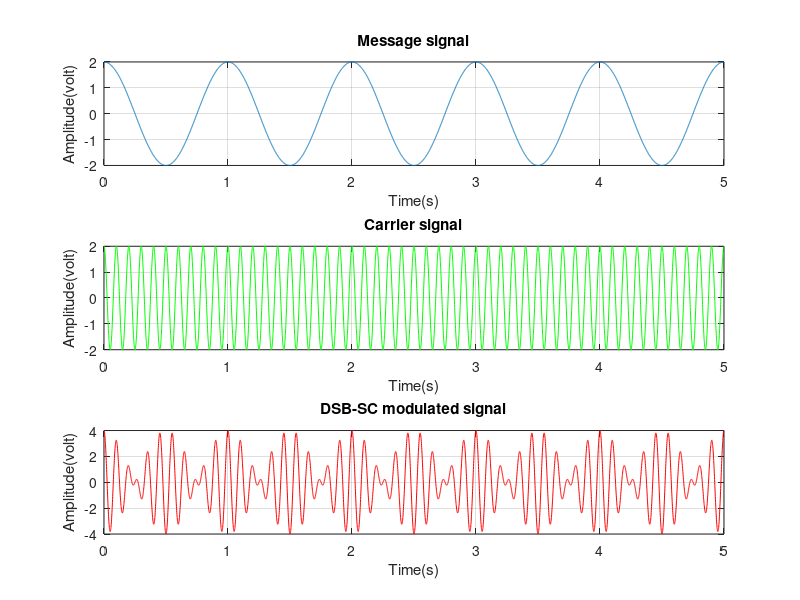

Reproduce this figure in MATLAB.
clc;
close all;
clear all;

fs=1000;
ts=1/fs;
t=(0:ts:5);

am=2;
ac=2;
fm=1;
fc=10;
mt=am.*cos(2*pi*fm*t);
ct=ac.*cos(2*pi*fc*t);
st=mt.*ct;

subplot(311);
plot(t,mt);
title("Message signal");
xlabel("Time(s)");
ylabel("Amplitude(volt)")
grid on;

subplot(312);
plot(t,ct,"g");
title("Carrier signal");
xlabel("Time(s)");
ylabel("Amplitude(volt)")
grid on;

subplot(313);
plot(t,st,"r");
title("DSB-SC modulated signal");
xlabel("Time(s)");
ylabel("Amplitude(volt)")
grid on;